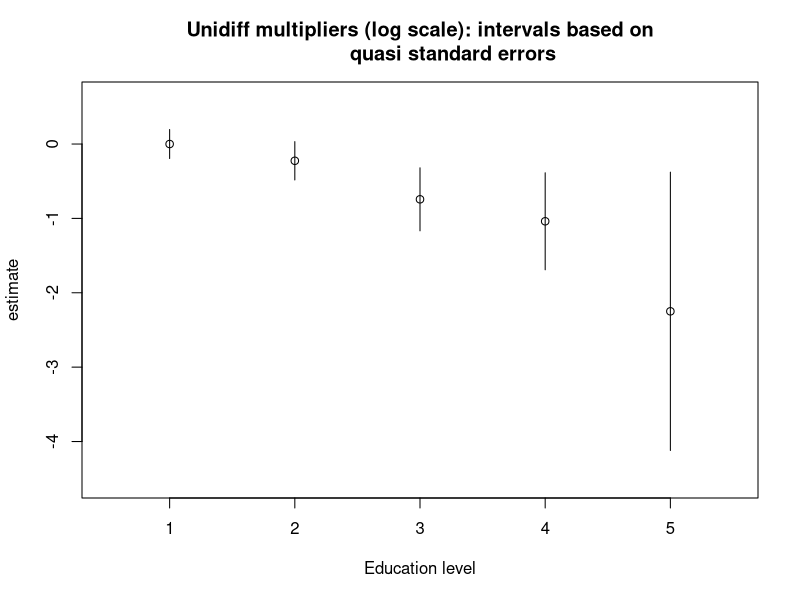

Here is the R script that generated this plot:
library(gnm)


### Name: getContrasts
### Title: Estimated Contrasts and Standard Errors for Parameters in a gnm
###   Model
### Aliases: getContrasts
### Keywords: models regression nonlinear

### ** Examples

### Unscaled contrasts ###
set.seed(1)

## Fit the "UNIDIFF" mobility model across education levels -- see ?yaish
unidiff <- gnm(Freq ~ educ*orig + educ*dest +
               Mult(Exp(educ), orig:dest),
               ofInterest = "[.]educ", family = poisson,
               data = yaish,  subset = (dest != 7))
## Examine the education multipliers (differences on the log scale):
unidiffContrasts <- getContrasts(unidiff, ofInterest(unidiff))
plot(unidiffContrasts,
  main = "Unidiff multipliers (log scale): intervals based on
           quasi standard errors",
  xlab = "Education level", levelNames = 1:5)


### Scaled contrasts (elliptical contrasts) ###
set.seed(1)

##  Goodman Row-Column association model fits well (deviance 3.57, df 8)
mentalHealth$MHS <- C(mentalHealth$MHS, treatment)
mentalHealth$SES <- C(mentalHealth$SES, treatment)
RC1model <- gnm(count ~ SES + MHS + Mult(SES, MHS),
                family = poisson, data = mentalHealth)
## Row scores and column scores are both unnormalized in this
## parameterization of the model 

## The scores can be normalized as in Agresti's eqn (9.15):
rowProbs <- with(mentalHealth, tapply(count, SES, sum) / sum(count))
colProbs <- with(mentalHealth, tapply(count, MHS, sum) / sum(count))
mu <- getContrasts(RC1model, pickCoef(RC1model, "[.]SES"),
                   ref = rowProbs, scaleRef = rowProbs,
                   scaleWeights = rowProbs)
nu <- getContrasts(RC1model, pickCoef(RC1model, "[.]MHS"),
                   ref = colProbs, scaleRef = colProbs,
                   scaleWeights = colProbs)
all.equal(sum(mu$qv[,1] * rowProbs), 0)
all.equal(sum(nu$qv[,1] * colProbs), 0)
all.equal(sum(mu$qv[,1]^2 * rowProbs), 1)
all.equal(sum(nu$qv[,1]^2 * colProbs), 1)
